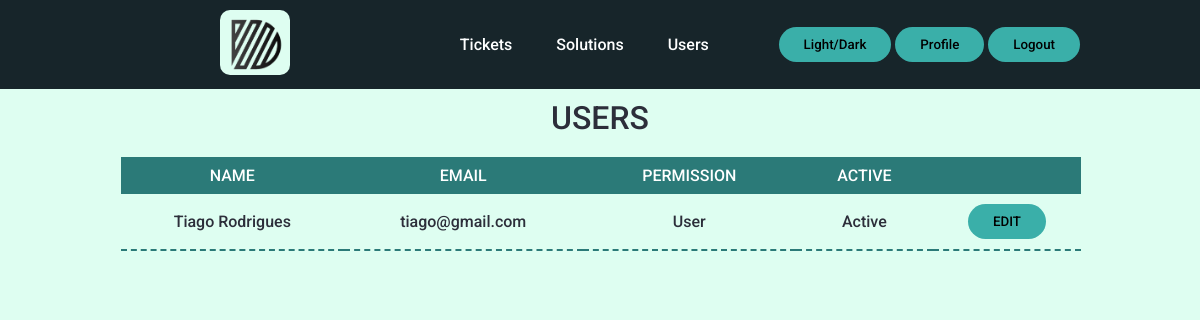
The page /users (signed in) on the database as committed earlier.
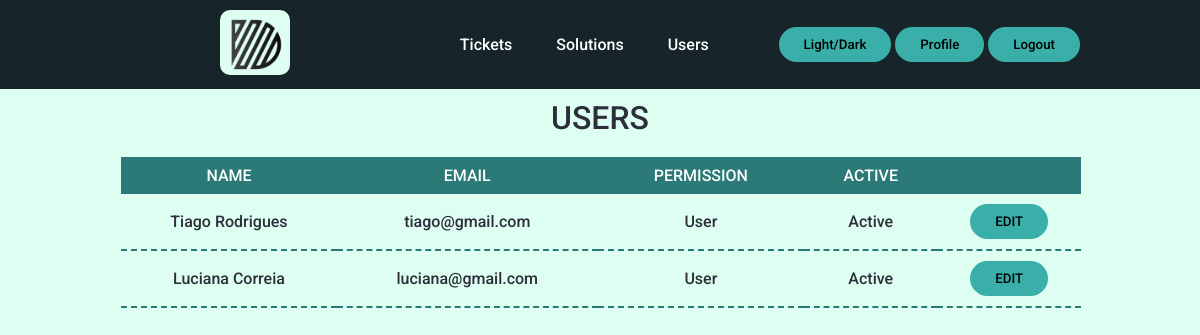
The same page on the database as committed later.
### tables this page shows
CREATE TABLE users (id INTEGER PRIMARY KEY AUTOINCREMENT NOT NULL, name TEXT NOT NULL, hash TEXT NOT NULL, permission INTEGER DEFAULT 4 NOT NULL, active BLOB DEFAULT 0 NOT NULL, email TEXT NOT NULL);

### app.py (the view)
@app.route("/users")
def users():
    userID = session["user_id"]
    users = db.execute("SELECT * FROM users WHERE id > 1")
    return render_template("users.html", users = users, role = role, status = status)

### templates/users.html (shortened to what this page needs)
{% extends "layout.html" %}
{% block body %}
<div><h1>USERS</h1></div>
    <table class="table">
        <thead>
            <tr>
                <th><a href="/users">NAME</a></th>
                <th><a href="/users">EMAIL</a></th>
                <th><a href="/users">PERMISSION</a></th>
                <th><a href="/users">ACTIVE</a></th>
                <th></th>
            </tr>
        </thead>
        <tbody>
            {% for user in users %}
            <tr>
                <td> {{ user["name"] }}</td>
                <td> {{ user["email"] }}</td>
                <td> {{ role[user["permission"]] }}</td>
                <td> {{ status[user["active"]] }}</td>
                <td>
                  <form action="/edituser" method="post">
                    <button type="submit" class="btn btn-sm btn-outline-secondary" >EDIT</button>
                  </form>
                </td>
            </tr>
            {% endfor %}
        </tbody>
    </table>
{% endblock %}

Rows that differ between the two databases and show on the page:
added users: name "Luciana Correia", email "luciana@gmail.com", permission "User", active "Active"
